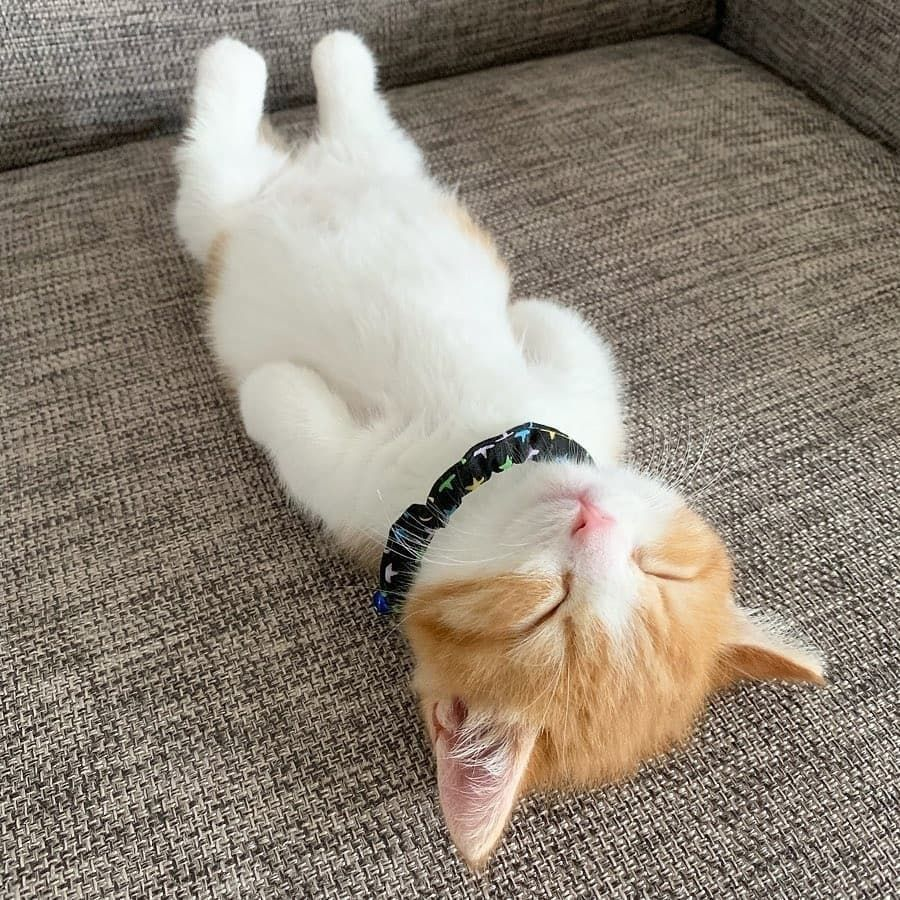
#> input picture images/cat.jpg, 900 x 900 px
$ python img_and_linear.py
#> lines starting #> are read from the running program, lines starting #| are printed output that depends on the picture
import matplotlib.pyplot as plt

# 1. Загружаем изображение
image = plt.imread("./images/cat.jpg")  # Укажите путь к файлу
#> image is the input picture: shape (900, 900, 3); mean R, G, B 142.3, 131.9, 118.7

# 2. Создаем фигуру и оси
fig, ax = plt.subplots(figsize=(10, 6))

# 3. Отображаем изображение
ax.imshow(image, extent=[19, 24, 0, 10], aspect='auto')  # extent задает границы [xmin, xmax, ymin, ymax]

# 4. Создаем данные для графика
x = [19, 20, 21, 22, 23, 24]
y = [2, 4, 3, 7, 8, 10]

# 5. Рисуем график поверх изображения
ax.plot(x, y, '--', color='red', linewidth=3, label='Line')
ax.set_title("График поверх изображения")
ax.set_xlabel("Время")
ax.set_ylabel("Усталость")
ax.legend()

plt.show()
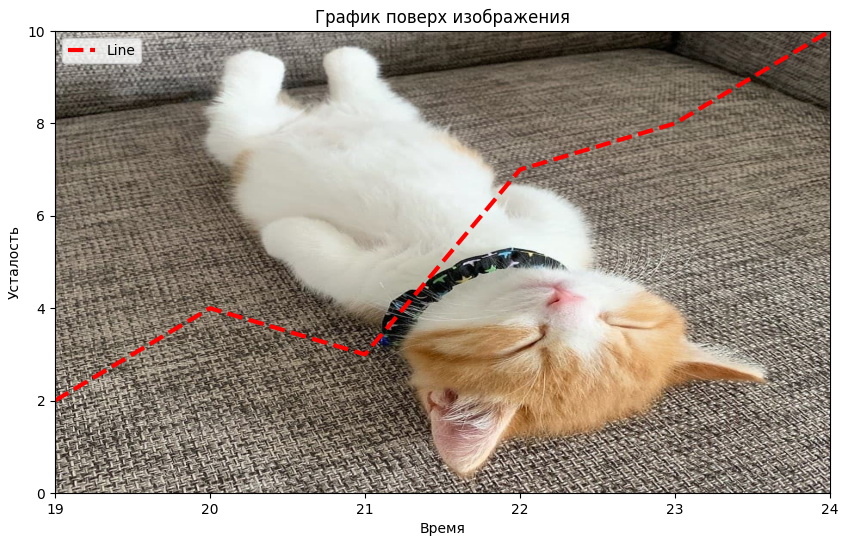
#> figure drawn by matplotlib, 1 panel
